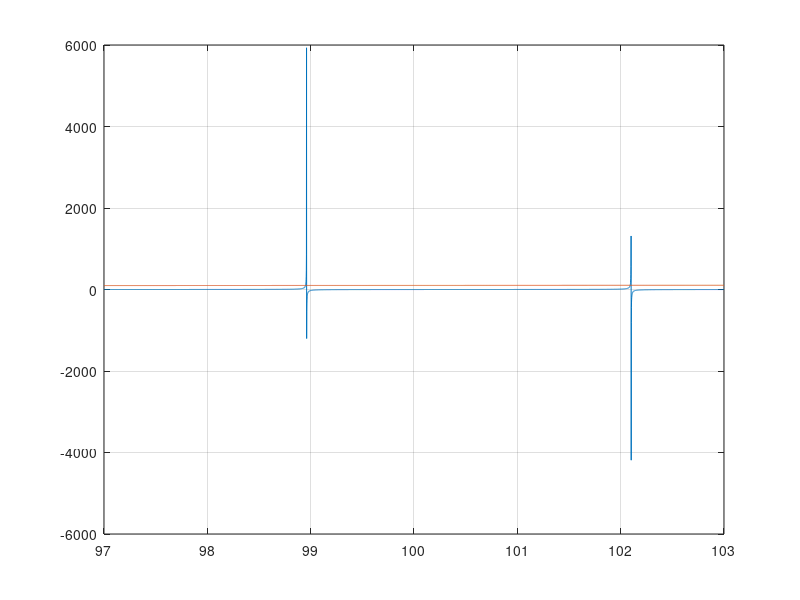

MATLAB code to generate this figure:

x = 97:0.001:103;

y1 = tan(x);
y2 = x;

figure();
plot(x,y1);
hold on;
plot(x,y2);
grid on;
%xlim([98,102]);
%ylim([,2]);
